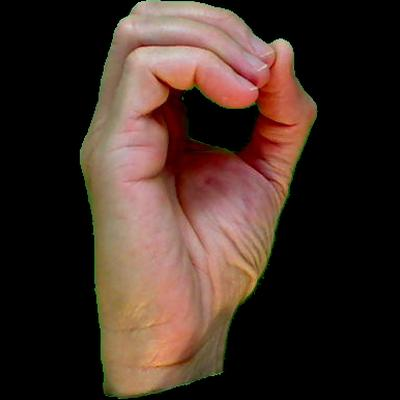
#> input picture data/train/0/hand1_0_bot_seg_2_cropped.jpeg, 400 x 400 px; its folder holds only this picture in this run
$ python Preprocessing.py
#> lines starting #> are read from the running program, lines starting #| are printed output that depends on the picture; after the words box and inside, x2 and y2 are one past the last pixel; in counts of white or black regions, pixels touching at a corner belong together
import numpy as np
import cv2
import os
import csv

# -----------------------------
# IMAGE PREPROCESSING FUNCTION
# -----------------------------
minValue = 70

def preprocess_image(path):
    frame = cv2.imread(path)
#> frame is the input picture: shape (400, 400, 3); mean B, G, R 37.6, 45.6, 63.9
    if frame is None:
        print(f"Error: Cannot read image {path}")
        return None

    gray = cv2.cvtColor(frame, cv2.COLOR_BGR2GRAY)
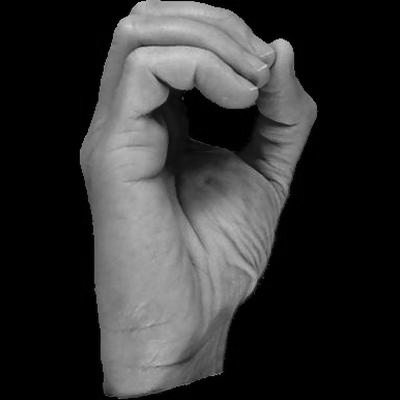
#> gray: shape (400, 400); min 0, max 210, mean 50.2
    blur = cv2.GaussianBlur(gray, (5, 5), 2)
    th3 = cv2.adaptiveThreshold(
        blur, 255, cv2.ADAPTIVE_THRESH_GAUSSIAN_C,
        cv2.THRESH_BINARY_INV, 11, 2
    )
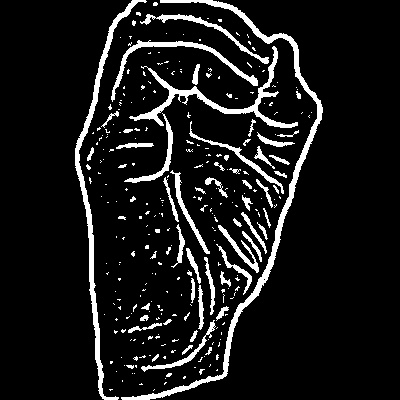
#> th3: shape (400, 400); 9.4% white; 287 white regions (227 under 20 px), largest, box (x1, y1, x2, y2) and area: (121, 0, 323, 400) 3141, (75, 0, 147, 400) 2157, (129, 46, 298, 128) 1591
    ret, res = cv2.threshold(th3, minValue, 255, cv2.THRESH_BINARY_INV + cv2.THRESH_OTSU)
#> ret = 0
    return res


# -----------------------------
# DATA PREPARATION PIPELINE
# -----------------------------

# Output directories
output_root = "data2"
train_dir = os.path.join(output_root, "train")
test_dir = os.path.join(output_root, "test")

# Create directories if missing
os.makedirs(train_dir, exist_ok=True)
os.makedirs(test_dir, exist_ok=True)

# Input dataset path
input_root = "data/train"

# CSV headers for ML models (not writing CSV now but kept)
pixels_header = ["label"] + [f"pixel{i}" for i in range(64*64)]

label = 0
total_count = 0
train_count = 0
test_count = 0

# Loop through each class folder
for root, dirs, files in os.walk(input_root):
    for class_name in dirs:

        class_input_path = os.path.join(input_root, class_name)
        class_train_output = os.path.join(train_dir, class_name)
        class_test_output = os.path.join(test_dir, class_name)

        os.makedirs(class_train_output, exist_ok=True)
        os.makedirs(class_test_output, exist_ok=True)

        print(f"Processing class: {class_name}")

        file_list = os.listdir(class_input_path)

        # Change this to 0.75 for real train/test split
        split_point = 100000000000000000  # your very large number keeps everything in train

        i = 0
        for file in file_list:
            total_count += 1

            img_path = os.path.join(class_input_path, file)
            processed = preprocess_image(img_path)

            if processed is None:
                continue  # Skip unreadable images

            # Decide where to save
            if i < split_point:
                train_count += 1
                save_path = os.path.join(class_train_output, file)
            else:
                test_count += 1
                save_path = os.path.join(class_test_output, file)

            cv2.imwrite(save_path, processed)
            i += 1

        label += 1

# Print statistics
print("Total images:", total_count)
print("Train images:", train_count)
print("Test images :", test_count)
